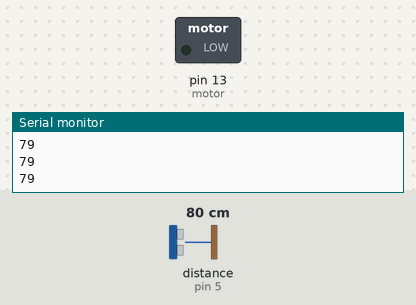
Recording of a sketch running on a simulated Arduino Uno, built with avr-gcc and run on an emulated ATmega328P. On the bench: switched loads named in the sketch (green lamp = pin HIGH), the last lines printed to the serial monitor. Wiring (inferred from the names in the program): ultrasonic range finder: trigger pin 4; echo pin 5. The test bench sets the inputs (shaded band); at power-on: distance to the obstacle (sensor on pin 5) 80 cm. The echo pulse lasts 58.3 µs per cm; pins used as bus, display or sensor lines are not drawn.

Above: at 1.2 s.
1.3 s: distance to the obstacle (sensor on pin 5) set to 54 cm
2.8 s: distance to the obstacle (sensor on pin 5) set to 46 cm
At 3.6 s:
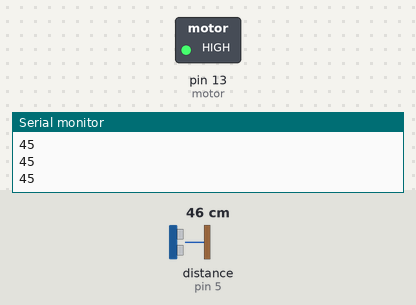
4.3 s: distance to the obstacle (sensor on pin 5) set to 60 cm
At 4.8 s:
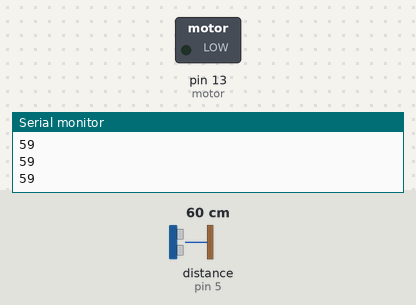
5.8 s: distance to the obstacle (sensor on pin 5) set to 2 cm
At 7.1 s:
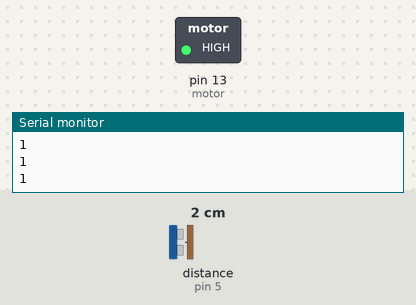
Timing chart, 0 to 8.3 s (numbered marks = the images above; inputs shaded):
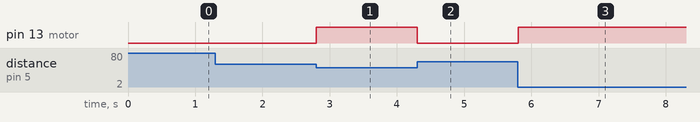

The sketch:

SmartDustbin.ino
```cpp
int motor = 13;
int trig = 4;
int echo = 5;
int duration;
int distance;
void setup() {
  // put your setup code here, to run once:
  Serial.begin(9600);
  pinMode(motor, OUTPUT);
  pinMode(trig, OUTPUT);
  pinMode(echo, INPUT);
}

void loop() {
  // put your main code here, to run repeatedly:
  digitalWrite(trig, HIGH);
  delayMicroseconds(1000);
  digitalWrite(trig, LOW);
  duration=pulseIn(echo,HIGH);
  distance=(duration/2)/29.1;
  Serial.println(distance);
  if (distance <=50){
    digitalWrite(motor, HIGH);
  }
  else{
    digitalWrite(motor, LOW);
  }
}
```

Measured:
- the behaviour switches between 52 and 51 cm on distance to the obstacle (sensor on pin 5) (found by bisection; images 0 and 1)
- after the input at 2.8 s, pin 13 (motor): LOW → HIGH at once
- after the input at 4.3 s, pin 13 (motor): HIGH → LOW at once
- after the input at 5.8 s, pin 13 (motor): LOW → HIGH at once
